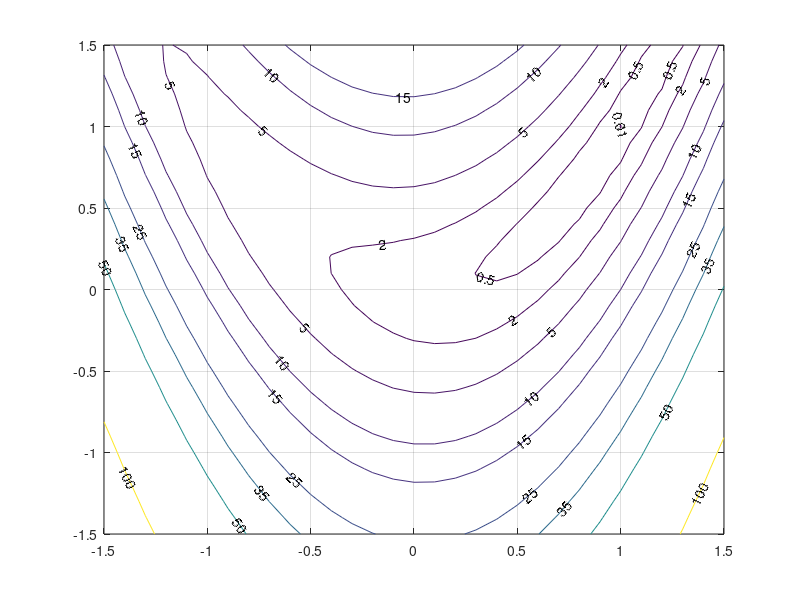

Here is the MATLAB script that generated this plot: (Note: this script raises an error after producing the figure.)
clc, clear, close all;
% Rosenbrock's function
[x,y] = meshgrid(-1.5:.1:1.5, -1.5:.1:1.5);
f = (1 - x).^2 + 10 * (y - x.^2).^2;
v = [0.01,0.5,2,5,10,15,25,35,50,100,200];
[C, h] = contour(x, y, f, v);
clabel(C, h);
grid; hold on;
nit = 100;
x0 = [0; 15];
eps = 10e-7;
% 0 for BFGS, 1 for DFP
tic
[x, f, n] = Quasi_Newton(@fun_obj, x0, nit, eps, 1);
toc
plot(x(1, :), x(2, :), 'm-d',...
    'LineWidth', 1.5,...
    'MarkerEdgeColor', 'b',...
    'MarkerFaceColor', 'b');
